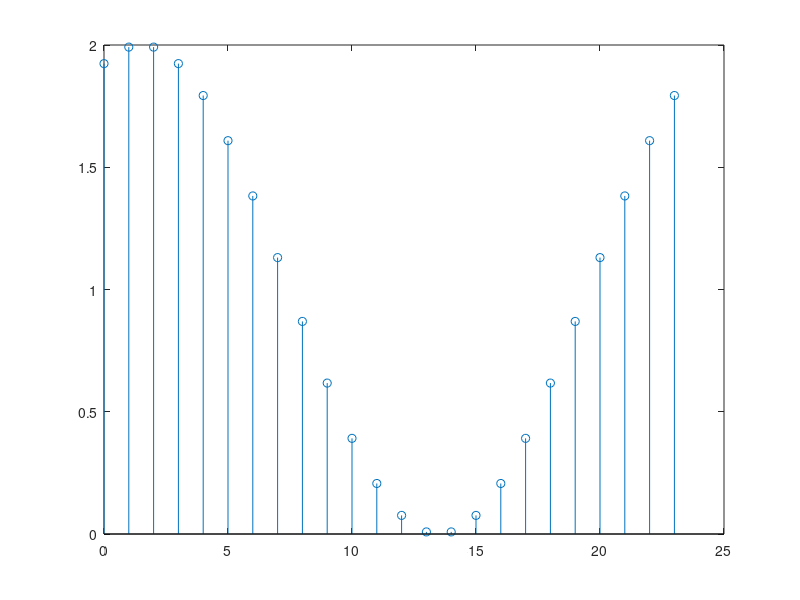
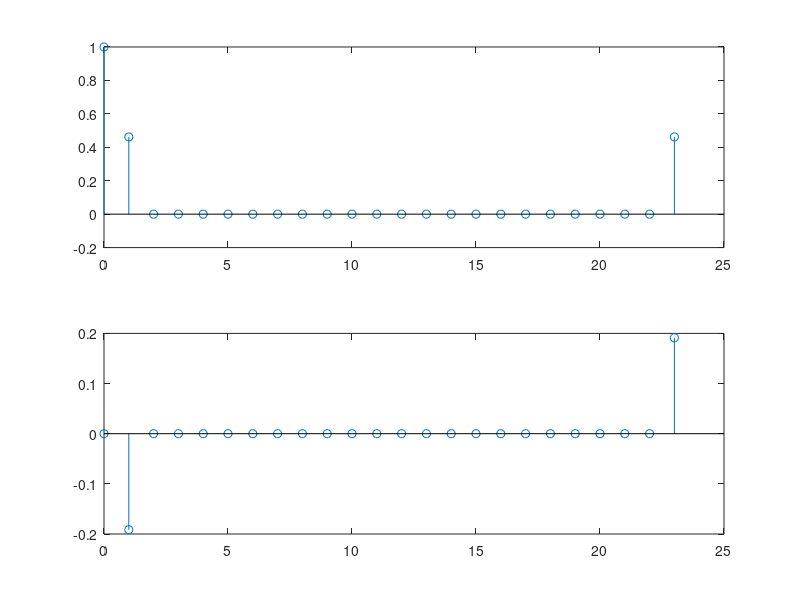
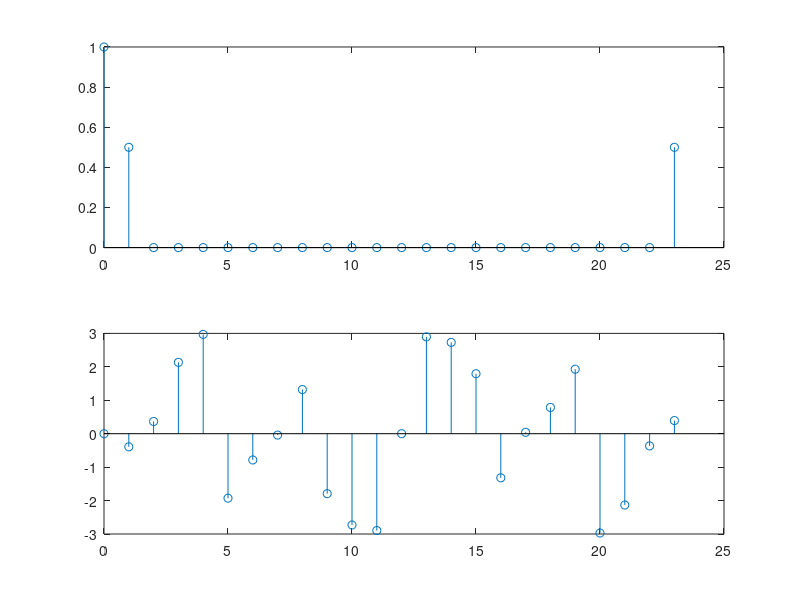
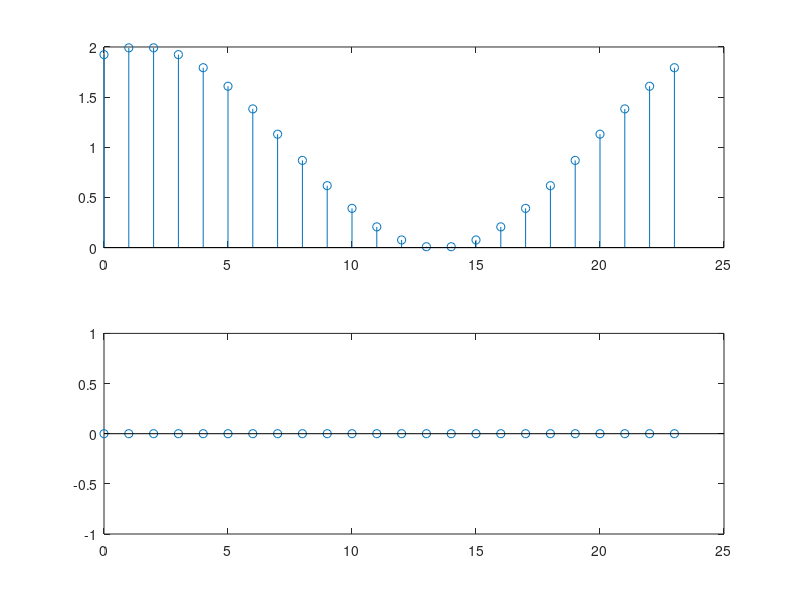

MATLAB code for these plots, in order:
N=24;
n=0:23;
x=1+sin((n*pi)/12+(3*pi)/8);
figure(1)
plot(n,x)
stem(n,x)

X=(1/N)*fft(x);
figure(2)
subplot(2,1,1)
stem(n,real(X))
subplot(2,1,2)
stem(n,imag(X))
figure(3)
subplot(2,1,1)
stem(n,abs(X))
subplot(2,1,2)
stem(n,angle(X))
figure(4)
subplot(2,1,1)
stem(n,abs(x))
subplot(2,1,2)
stem(n,angle(x))
